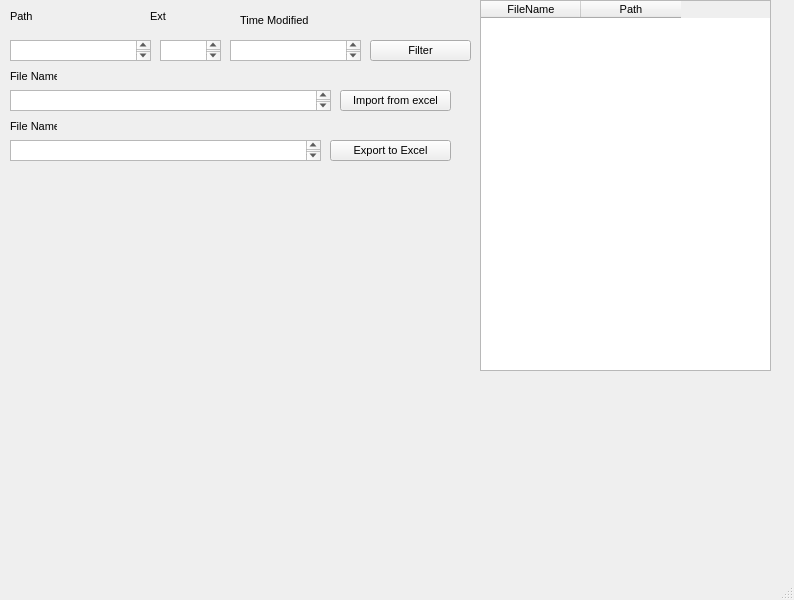
<?xml version="1.0" encoding="UTF-8"?>
<ui version="4.0">
 <class>MainWindow</class>
 <widget class="QMainWindow" name="MainWindow">
  <property name="geometry">
   <rect>
    <x>0</x>
    <y>0</y>
    <width>794</width>
    <height>600</height>
   </rect>
  </property>
  <property name="font">
   <font>
    <pointsize>8</pointsize>
   </font>
  </property>
  <property name="windowTitle">
   <string>MainWindow</string>
  </property>
  <widget class="QWidget" name="centralwidget">
   <widget class="QTextEdit" name="text_find_path">
    <property name="geometry">
     <rect>
      <x>10</x>
      <y>40</y>
      <width>141</width>
      <height>21</height>
     </rect>
    </property>
   </widget>
   <widget class="QTextEdit" name="text_find_ext">
    <property name="geometry">
     <rect>
      <x>160</x>
      <y>40</y>
      <width>61</width>
      <height>21</height>
     </rect>
    </property>
   </widget>
   <widget class="QPushButton" name="btn_find">
    <property name="geometry">
     <rect>
      <x>370</x>
      <y>40</y>
      <width>101</width>
      <height>21</height>
     </rect>
    </property>
    <property name="text">
     <string>Filter</string>
    </property>
   </widget>
   <widget class="QTableWidget" name="tableWidget">
    <property name="geometry">
     <rect>
      <x>480</x>
      <y>0</y>
      <width>291</width>
      <height>371</height>
     </rect>
    </property>
    <column>
     <property name="text">
      <string>FileName</string>
     </property>
    </column>
    <column>
     <property name="text">
      <string>Path</string>
     </property>
    </column>
   </widget>
   <widget class="QTextEdit" name="text_import_excel">
    <property name="geometry">
     <rect>
      <x>10</x>
      <y>90</y>
      <width>321</width>
      <height>21</height>
     </rect>
    </property>
   </widget>
   <widget class="QTextEdit" name="text_export_excel">
    <property name="geometry">
     <rect>
      <x>10</x>
      <y>140</y>
      <width>311</width>
      <height>21</height>
     </rect>
    </property>
   </widget>
   <widget class="QPushButton" name="btn_import_excel">
    <property name="geometry">
     <rect>
      <x>340</x>
      <y>90</y>
      <width>111</width>
      <height>21</height>
     </rect>
    </property>
    <property name="text">
     <string>Import from excel</string>
    </property>
   </widget>
   <widget class="QPushButton" name="btn_export_excel">
    <property name="geometry">
     <rect>
      <x>330</x>
      <y>140</y>
      <width>121</width>
      <height>21</height>
     </rect>
    </property>
    <property name="text">
     <string>Export to Excel</string>
    </property>
   </widget>
   <widget class="QLabel" name="label_error">
    <property name="geometry">
     <rect>
      <x>10</x>
      <y>450</y>
      <width>691</width>
      <height>21</height>
     </rect>
    </property>
    <property name="font">
     <font>
      <family>Lucida Sans Unicode</family>
      <pointsize>14</pointsize>
     </font>
    </property>
    <property name="layoutDirection">
     <enum>Qt::LeftToRight</enum>
    </property>
    <property name="text">
     <string/>
    </property>
   </widget>
   <widget class="QTextEdit" name="text_find_time">
    <property name="geometry">
     <rect>
      <x>230</x>
      <y>40</y>
      <width>131</width>
      <height>21</height>
     </rect>
    </property>
   </widget>
   <widget class="QLabel" name="label">
    <property name="geometry">
     <rect>
      <x>10</x>
      <y>10</y>
      <width>47</width>
      <height>13</height>
     </rect>
    </property>
    <property name="text">
     <string>Path</string>
    </property>
   </widget>
   <widget class="QLabel" name="label_2">
    <property name="geometry">
     <rect>
      <x>150</x>
      <y>10</y>
      <width>47</width>
      <height>13</height>
     </rect>
    </property>
    <property name="text">
     <string>Ext</string>
    </property>
   </widget>
   <widget class="QLabel" name="label_3">
    <property name="geometry">
     <rect>
      <x>240</x>
      <y>10</y>
      <width>81</width>
      <height>21</height>
     </rect>
    </property>
    <property name="text">
     <string>Time Modified</string>
    </property>
   </widget>
   <widget class="QLabel" name="label_4">
    <property name="geometry">
     <rect>
      <x>10</x>
      <y>70</y>
      <width>47</width>
      <height>13</height>
     </rect>
    </property>
    <property name="text">
     <string>File Name</string>
    </property>
   </widget>
   <widget class="QLabel" name="label_5">
    <property name="geometry">
     <rect>
      <x>10</x>
      <y>120</y>
      <width>47</width>
      <height>13</height>
     </rect>
    </property>
    <property name="text">
     <string>File Name</string>
    </property>
   </widget>
  </widget>
  <widget class="QMenuBar" name="menubar">
   <property name="geometry">
    <rect>
     <x>0</x>
     <y>0</y>
     <width>794</width>
     <height>21</height>
    </rect>
   </property>
  </widget>
  <widget class="QStatusBar" name="statusbar"/>
 </widget>
 <resources/>
 <connections/>
</ui>
